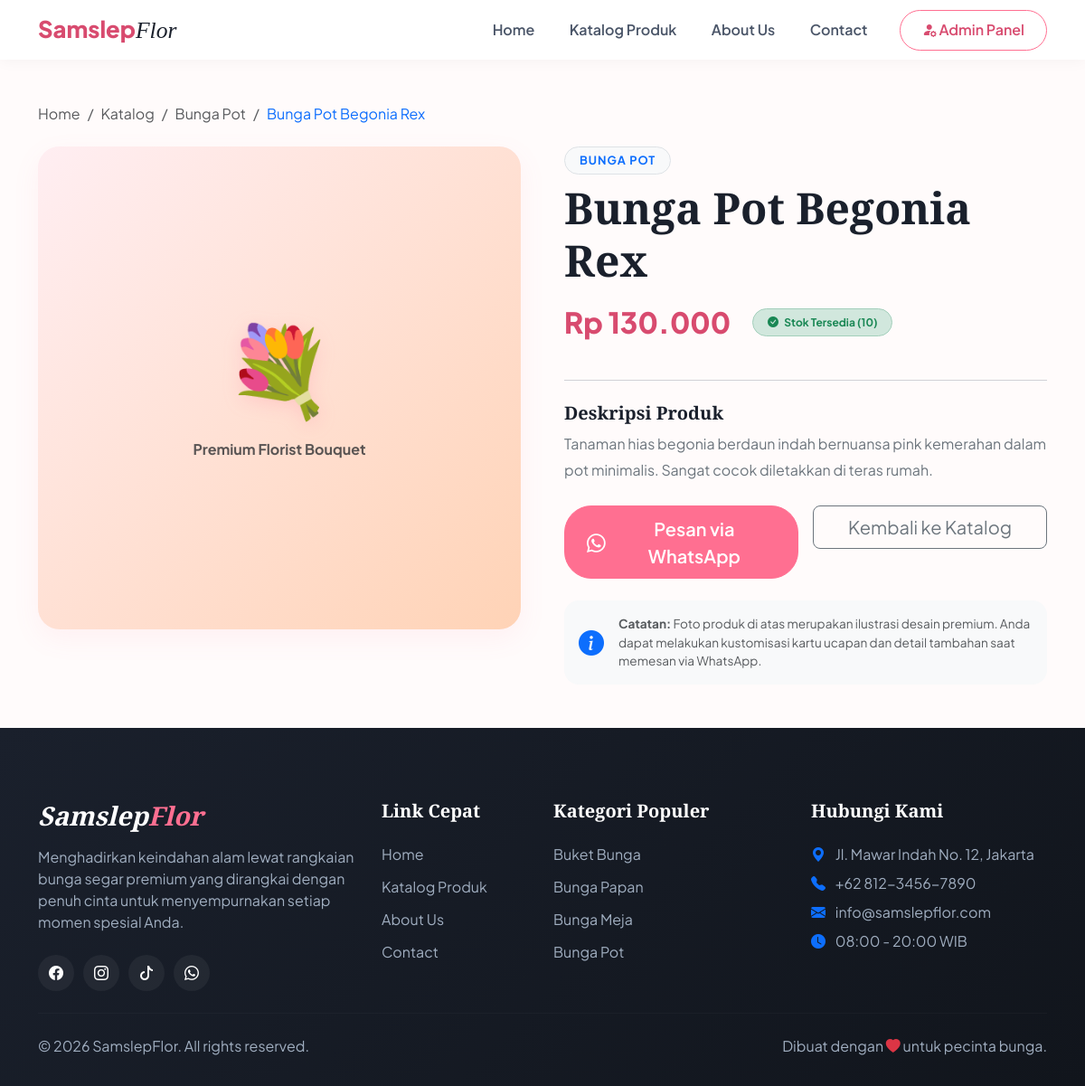
The page /detail.php?id=20 on the database its author committed.
### tables this page shows
CREATE TABLE IF NOT EXISTS produk (
    id_produk INT AUTO_INCREMENT PRIMARY KEY,
    id_kategori INT,
    nama_produk VARCHAR(150) NOT NULL,
    deskripsi TEXT NOT NULL,
    harga INT NOT NULL,
    stok INT NOT NULL,
    gambar VARCHAR(255) NOT NULL,
    FOREIGN KEY (id_kategori) REFERENCES kategori(id_kategori) ON DELETE CASCADE
);

CREATE TABLE IF NOT EXISTS kategori (
    id_kategori INT AUTO_INCREMENT PRIMARY KEY,
    nama_kategori VARCHAR(100) NOT NULL
);

### detail.php (the view, shortened to what this page needs)
<?php
include 'header.php';
$id_produk = isset($_GET['id']) ? (int)$_GET['id'] : 0;
$query = mysqli_query($koneksi, "
    SELECT produk.*, kategori.nama_kategori
    FROM produk
    LEFT JOIN kategori ON produk.id_kategori = kategori.id_kategori
    WHERE produk.id_produk = $id_produk
");
$prod = mysqli_fetch_assoc($query);
function get_detail_image($gambar_path) {
    if (!empty($gambar_path) && file_exists('uploads/' . $gambar_path)) {
        return '<img src="uploads/' . htmlspecialchars($gambar_path) . '" alt="Detail Produk" class="img-fluid rounded-4 shadow-sm w-100" style="object-fit: cover; aspect-ratio: 1/1;">';
    } else {
        return '
        <div class="flower-placeholder rounded-4">
            <div class="flower-placeholder-icon" style="font-size: 6rem;">💐</div>
            <p class="mt-2 text-muted fw-bold">Premium Florist Bouquet</p>
        </div>';
    }
}
$wa_number = "6281234567890";
$wa_message = "Halo SamslepFlor, saya tertarik untuk memesan:\n\n";
$wa_message .= "Produk: " . $prod['nama_produk'] . "\n";
$wa_message .= "Kategori: " . $prod['nama_kategori'] . "\n";
$wa_message .= "Harga: Rp " . number_format($prod['harga'], 0, ',', '.') . "\n\n";
$wa_message .= "Apakah produk ini tersedia untuk dipesan sekarang?";
$wa_url = "https://wa.me/" . $wa_number . "?text=" . urlencode($wa_message);
?>
<div class="container py-5">
    <nav aria-label="breadcrumb" class="mb-4">
        <ol class="breadcrumb">
            <li class="breadcrumb-item"><a href="index.php" class="text-decoration-none text-muted">Home</a></li>
            <li class="breadcrumb-item"><a href="katalog.php" class="text-decoration-none text-muted">Katalog</a></li>
            <li class="breadcrumb-item"><a href="katalog.php?kategori=<?php echo $prod['id_kategori']; ?>" class="text-decoration-none text-muted"><?php echo htmlspecialchars($prod['nama_kategori']); ?></a></li>
            <li class="breadcrumb-item active text-primary" aria-current="page"><?php echo htmlspecialchars($prod['nama_produk']); ?></li>
        </ol>
    </nav>
    <div class="row g-5">
        <div class="col-lg-6">
            <div class="detail-img-wrapper">
                <?php echo get_detail_image($prod['gambar']); ?>
            </div>
        </div>
        <div class="col-lg-6">
            <div class="d-flex flex-column h-100 justify-content-center">
                <span class="badge bg-light text-primary border align-self-start mb-2 px-3 py-2 rounded-pill fw-bold text-uppercase" style="font-size: 0.8rem; letter-spacing: 1px;">
                    <?php echo htmlspecialchars($prod['nama_kategori']); ?>
                </span>
                <h1 class="display-5 fw-bold mb-3 display-font"><?php echo htmlspecialchars($prod['nama_produk']); ?></h1>
                <div class="d-flex align-items-center mb-4">
                    <span class="detail-price me-4">Rp <?php echo number_format($prod['harga'], 0, ',', '.'); ?></span>
                    <?php if ($prod['stok'] > 0): ?>
                        <span class="badge bg-success-subtle text-success border border-success-subtle px-3 py-2 rounded-pill fw-bold">
                            <i class="bi bi-check-circle-fill me-1"></i> Stok Tersedia (<?php echo $prod['stok']; ?>)
                        </span>
                    <?php else: ?>
                        <span class="badge bg-danger-subtle text-danger border border-danger-subtle px-3 py-2 rounded-pill fw-bold">
                            <i class="bi bi-x-circle-fill me-1"></i> Stok Habis
                        </span>
                    <?php endif; ?>
                </div>
                <hr class="mb-4">
                <h5 class="fw-bold mb-2">Deskripsi Produk</h5>
                <p class="text-secondary mb-4" style="line-height: 1.8;">
                    <?php echo nl2br(htmlspecialchars($prod['deskripsi'])); ?>
                </p>
                <div class="row g-3">
                    <div class="col-md-6">
                        <a href="<?php echo $wa_url; ?>" target="_blank" class="btn btn-primary btn-lg w-100 d-flex align-items-center justify-content-center <?php echo $prod['stok'] == 0 ? 'disabled' : ''; ?>">
                            <i class="bi bi-whatsapp me-2" style="font-size: 1.3rem;"></i> Pesan via WhatsApp
                        </a>
                    </div>
                    <div class="col-md-6">
                        <a href="katalog.php" class="btn btn-outline-secondary btn-lg w-100">
                            Kembali ke Katalog
                        </a>
                    </div>
                </div>
                <div class="card border-0 bg-light rounded-4 p-3 mt-4">
                    <div class="d-flex align-items-center">
                        <span class="fs-3 text-primary me-3"><i class="bi bi-info-circle-fill"></i></span>
                        <p class="mb-0 text-muted" style="font-size: 0.85rem;">
                            <strong>Catatan:</strong> Foto produk di atas merupakan ilustrasi desain premium. Anda dapat melakukan kustomisasi kartu ucapan dan detail tambahan saat memesan via WhatsApp.
                        </p>
                    </div>
                </div>
            </div>
        </div>
    </div>
</div>
<?php
include 'footer.php';
?>

### css/style.css (style rules this page uses)
:root { --primary: #ff6f91; --primary-light: #fff0f3; --primary-dark: #d84b6f; --secondary: #4a5568; --dark: #1a202c; --light-bg: #fffbfb; --white: #ffffff; --accent: #ffd3b6; --transition: all 0.3s cubic-bezier(0.4, 0, 0.2, 1); --shadow: 0 10px 30px rgba(255, 111, 145, 0.08); --shadow-hover: 0 20px 40px rgba(255, 111, 145, 0.15); }
body { font-family: 'Plus Jakarta Sans', sans-serif; background-color: var(--light-bg); color: var(--secondary); overflow-x: hidden; }
h1, h2, h3, h4, h5, h6, .display-font { font-family: 'Playfair Display', serif; color: var(--dark); font-weight: 700; }
.btn-primary { background-color: var(--primary); border-color: var(--primary); font-weight: 600; padding: 0.6rem 1.5rem; border-radius: 30px; transition: var(--transition); }
.flower-placeholder { position: absolute; top: 0; left: 0; width: 100%; height: 100%; display: flex; flex-direction: column; align-items: center; justify-content: center; background: linear-gradient(135deg, #ffeef2 0%, #ffd3b6 100%); color: var(--primary-dark); }
.flower-placeholder-icon { font-size: 4rem; animation: float 4s ease-in-out infinite; filter: drop-shadow(0 5px 10px rgba(255, 111, 145, 0.2)); }
.detail-img-wrapper { background: var(--primary-light); border-radius: 24px; overflow: hidden; position: relative; box-shadow: var(--shadow); aspect-ratio: 1/1; }
.detail-img-wrapper .flower-placeholder { border-radius: 24px; }
.detail-price { font-size: 2rem; color: var(--primary-dark); font-weight: 800; }

### rows shown on the page
produk: id_kategori.nama_kategori "Bunga Pot", nama_produk "Bunga Pot Begonia Rex", id_kategori.nama_kategori "BUNGA POT", harga "130.000", stok "10", deskripsi "Tanaman hias begonia berdaun indah bernuansa pink kemerahan dalam pot minimalis. Sangat cocok diletakkan di teras rumah."
